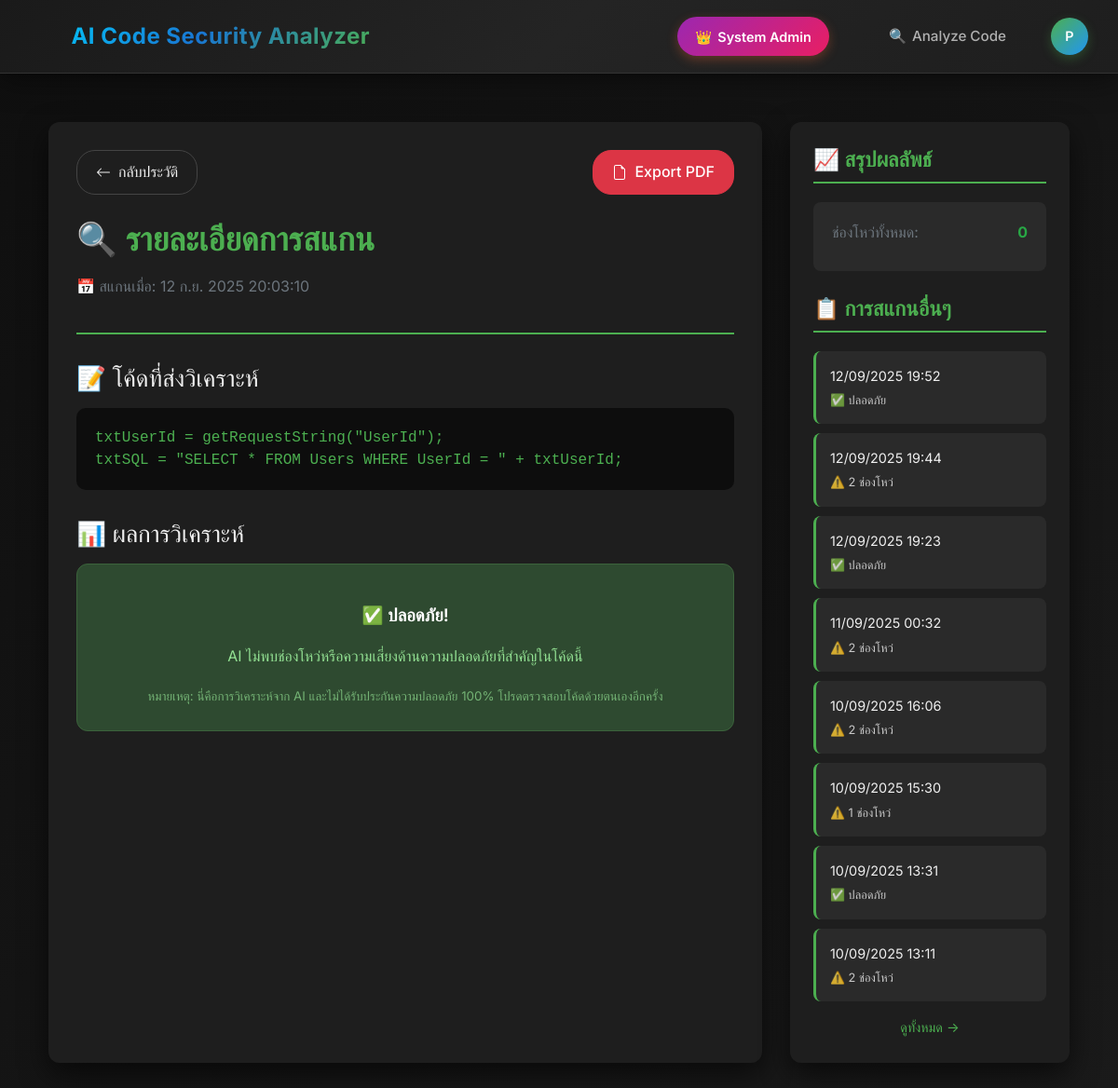
/scan_result/111/ (signed in), run on the app's committed database.
### scp4/models.py (models this page shows, shortened)
class ScanResult(models.Model):
    user = models.ForeignKey(
        User,
        on_delete=models.CASCADE,
        related_name='scan_results',
        db_index=True,
        verbose_name="ผู้ใช้"
    )
    scanned_at = models.DateTimeField(
        auto_now_add=True,
        db_index=True,
        verbose_name="วันที่และเวลาที่สแกน"
    )
    scanned_code = models.TextField(verbose_name="โค้ดที่ถูกสแกน")
    analysis_result_raw = models.TextField(
        blank=True,
        null=True,
        verbose_name="ผลลัพธ์ดิบจาก AI"
    )
    ai_model_used = models.CharField(
        max_length=100,
        default="deepseek-coder:6.7b",
        verbose_name="AI Model ที่ใช้"
    )
    total_vulnerabilities = models.PositiveIntegerField(
        default=0,
        verbose_name="จำนวนช่องโหว่รวม"
    )
    critical_severity_count = models.PositiveIntegerField(
        default=0,
        verbose_name="Critical"
    )
    high_severity_count = models.PositiveIntegerField(
        default=0,
        verbose_name="High"
    )
    medium_severity_count = models.PositiveIntegerField(
        default=0,
        verbose_name="Medium"
    )
    low_severity_count = models.PositiveIntegerField(
        default=0,
        verbose_name="Low"
    )
    info_severity_count = models.PositiveIntegerField(
        default=0,
        verbose_name="Info"
    )
    class Meta:
        verbose_name = "ผลลัพธ์การสแกน"
        verbose_name_plural = "ผลลัพธ์การสแกน"
        ordering = ['-scanned_at']
        indexes = [
            models.Index(fields=['user', '-scanned_at']),
            models.Index(fields=['total_vulnerabilities']),
            models.Index(fields=['scanned_at']),
        ]

### scp4/views.py (the view)
# urls.py: path('scan_result/<int:scan_result_id>/', views.view_scan_result, name='view_scan_result'),
@login_required
def view_scan_result(request, scan_result_id):
    if request.user.is_superuser:
        scan_result = get_object_or_404(ScanResult, id=scan_result_id)
        other_scans = ScanResult.objects.filter(user=scan_result.user).exclude(id=scan_result_id).order_by('-scanned_at')[:10]
    else:
        scan_result = get_object_or_404(ScanResult, id=scan_result_id, user=request.user)
        other_scans = ScanResult.objects.filter(user=request.user).exclude(id=scan_result_id).order_by('-scanned_at')[:10]
    vulnerabilities = scan_result.vulnerabilities.all().order_by('-severity')
    no_vuln_found = not vulnerabilities.exists()
    ollama_error_occurred = False
    error_signatures = [
        "Failed to connect to Ollama AI:",
        "AI output format error:",
        "An error occurred while processing AI response:",
        "An unexpected error occurred:"
    ]
    if scan_result.analysis_result_raw:
        for signature in error_signatures:
            if signature in scan_result.analysis_result_raw:
                ollama_error_occurred = True
                break
    total_vulnerabilities = vulnerabilities.count()
    high_severity_count = vulnerabilities.filter(severity__in=['Critical', 'High']).count()
    medium_severity_count = vulnerabilities.filter(severity='Medium').count()
    low_severity_count = vulnerabilities.filter(severity='Low').count()
    context = {
        'scan_result': scan_result,
        'code': scan_result.scanned_code,
        'raw_output_text': scan_result.analysis_result_raw,
        'no_vuln_found': no_vuln_found,
        'vulnerabilities': vulnerabilities,
        'ollama_error': ollama_error_occurred,
        'other_scans': other_scans,  # รายการสแกนอื่นๆ
        'total_vulnerabilities': total_vulnerabilities,
        'high_severity_count': high_severity_count,
        'medium_severity_count': medium_severity_count,
        'low_severity_count': low_severity_count,
        'current_scan_id': scan_result_id,  # เพื่อให้รู้ว่ากำลังดูรายการไหนอยู่
    }
    return render(request, 'scp4/scan_result_detail.html', context)

### scp4/templates/scp4/scan_result_detail.html (shortened to what this page needs)
{% extends 'scp4/base.html' %}
{% load static %}
{% block content %}
<div class="main-container">
    <div class="content-area">
        <div class="top-actions">
            <a href="{% url 'scp4:scan_history' %}" class="back-button">
                <svg xmlns="http://www.w3.org/2000/svg" width="16" height="16" fill="currentColor" viewBox="0 0 16 16">
                    <path fill-rule="evenodd" d="M15 8a.5.5 0 0 0-.5-.5H2.707l3.147-3.146a.5.5 0 1 0-.708-.708l-4 4a.5.5 0 0 0 0 .708l4 4a.5.5 0 0 0 .708-.708L2.707 8.5H14.5a.5.5 0 0 0 .5-.5z"/>
                </svg>
                กลับประวัติ
            </a>
            <a href="{% url 'scp4:export_scan_report_pdf' scan_result.id %}" target="_blank" class="action-btn pdf">
                <svg xmlns="http://www.w3.org/2000/svg" width="16" height="16" fill="currentColor" viewBox="0 0 16 16">
                    <path d="M14 14V4.5L9.5 0H4a2 2 0 0 0-2 2v12a2 2 0 0 0 2 2h8a2 2 0 0 0 2-2M9.5 3A1.5 1.5 0 0 0 11 4.5h2V14a1 1 0 0 1-1 1H4a1 1 0 0 1-1-1V2a1 1 0 0 1 1-1h5.5z"/>
                </svg>
                Export PDF
            </a>
        </div>
        <div class="scan-header">
            <h1 class="scan-title">🔍 รายละเอียดการสแกน</h1>
            <div class="scan-meta">
                <p>📅 สแกนเมื่อ: {{ scan_result.scanned_at|date:"d M Y H:i:s" }}</p>
            </div>
        </div>
        <div class="code-section">
            <h2 class="section-title">📝 โค้ดที่ส่งวิเคราะห์</h2>
            <pre class="code-display">{{ code|escape }}</pre>
        </div>
        <div class="results-section">
            <h2 class="section-title">📊 ผลการวิเคราะห์</h2>
            {% if ollama_error %}
                <div class="error-message">
                    <h3>⚠️ เกิดข้อผิดพลาดกับ AI</h3>
                    <p>{{ raw_output_text|escape }}</p>
                </div>
            {% elif no_vuln_found %}
                <div class="safe-message">
                    <h3>✅ ปลอดภัย!</h3>
                    <p>AI ไม่พบช่องโหว่หรือความเสี่ยงด้านความปลอดภัยที่สำคัญในโค้ดนี้</p>
                    <small style="opacity: 0.7;">
                        หมายเหตุ: นี่คือการวิเคราะห์จาก AI และไม่ได้รับประกันความปลอดภัย 100% โปรดตรวจสอบโค้ดด้วยตนเองอีกครั้ง
                    </small>
                </div>
            {% endif %}
        </div>
    </div>
    <div class="sidebar">
        <div class="stats-section">
            <h3 class="sidebar-title">📈 สรุปผลลัพธ์</h3>
            <div class="stats-summary">
                <div class="stat-item">
                    <span class="stat-label">ช่องโหว่ทั้งหมด:</span>
                    <span class="stat-value {% if total_vulnerabilities > 0 %}critical{% else %}safe{% endif %}">
                        {{ total_vulnerabilities }}
                    </span>
                </div>
            </div>
        </div>
        <div class="other-scans-section">
            <h3 class="sidebar-title">📋 การสแกนอื่นๆ</h3>
            {% if other_scans %}
                <ul class="other-scans-list">
                    {% for scan in other_scans %}
                        <li class="other-scan-item">
                            <a href="{% url 'scp4:view_scan_result' scan.id %}" class="other-scan-link">
                                <div class="scan-date">{{ scan.scanned_at|date:"d/m/Y H:i" }}</div>
                                <div class="scan-summary">
                                    {% if scan.vulnerabilities.count > 0 %}
                                        ⚠️ {{ scan.vulnerabilities.count }} ช่องโหว่
                                    {% else %}
                                        ✅ ปลอดภัย
                                    {% endif %}
                                </div>
                            </a>
                        </li>
                    {% endfor %}
                </ul>
                <div style="text-align: center; margin-top: 15px;">
                    <a href="{% url 'scp4:scan_history' %}" style="color: var(--primary-color); text-decoration: none; font-size: 0.9em;">
                        ดูทั้งหมด →
                    </a>
                </div>
            {% else %}
                <div class="no-other-scans">
                    ไม่มีการสแกนอื่น
                </div>
            {% endif %}
        </div>
    </div>
</div>
{% endblock %}

### scp4/templates/scp4/base.html (shortened to what this page needs)
<!DOCTYPE html>
<html lang="th">
<head>
    {% load static %}
</head>
<body>
    <nav class="navbar">
    <a href="{% url 'scp4:home' %}" class="navbar-brand">AI Code Security Analyzer</a>
    <div class="navbar-nav">
        {% if user.is_authenticated %}
            {% if user.is_staff %}
                <a href="{% url 'scp4:custom_admin' %}" class="admin-btn" style="background: linear-gradient(135deg, #9c27b0, #e91e63); margin-right: 1rem;">
                    {% if user.is_superuser %}
                        <span>👑</span> System Admin
                    {% else %}
                        <span>⚙️</span> Staff Admin
                    {% endif %}
                </a>
            {% endif %}
            <a href="{% url 'scp4:index' %}" class="nav-link">
                <span>🔍</span> Analyze Code
            </a>
            <div class="user-dropdown">
                <div class="user-avatar" onclick="toggleDropdown()">
                    {{ user.username|slice:":1"|upper }}
                </div>
            </div>
        {% endif %}
    </div>
</nav>
    <main class="content">
        {% block content %}{% endblock %}
    </main>
</body>
</html>

### scp4/templates/scp4/scan_result_detail.html (style rules this page uses)
:root { --primary-color: #4CAF50; --secondary-color: #6c757d; --background-main: #121212; --background-container: #1e1e1e; --text-color: #f0f0f0; --border-color: #444; --critical-color: #dc3545; --high-color: #e55353; --medium-color: #ffc107; --low-color: #17a2b8; --safe-color: #28a745; }
body { background-color: var(--background-main); font-family: 'Segoe UI', Tahoma, Geneva, Verdana, sans-serif; }
.main-container { max-width: 1200px; margin: auto; padding: 20px; display: grid; grid-template-columns: 1fr 300px; gap: 30px; }
.content-area { background-color: var(--background-container); padding: 30px; border-radius: 12px; box-shadow: 0 12px 30px rgba(0, 0, 0, 0.6); color: var(--text-color); }
.sidebar { background-color: var(--background-container); padding: 25px; border-radius: 12px; box-shadow: 0 12px 30px rgba(0, 0, 0, 0.6); color: var(--text-color); height: fit-content; position: sticky; top: 20px; }
.top-actions { display: flex; justify-content: space-between; align-items: center; margin-bottom: 25px; }
.back-button, .action-btn { background-color: transparent; color: var(--text-color); border: 1px solid var(--border-color); padding: 10px 20px; border-radius: 20px; text-decoration: none; font-weight: 500; transition: all 0.3s ease; display: flex; align-items: center; gap: 8px; }
.action-btn.pdf { background-color: var(--critical-color); border-color: var(--critical-color); color: white; }
.scan-header { border-bottom: 2px solid var(--primary-color); padding-bottom: 20px; margin-bottom: 30px; }
.scan-title { font-size: 2.2em; color: var(--primary-color); margin: 0 0 10px 0; font-weight: 600; }
.scan-meta { color: var(--secondary-color); font-size: 1em; }
.section-title { font-size: 1.6em; color: var(--text-color); margin: 30px 0 15px 0; font-weight: 500; }
.code-display { background-color: #0d0d0d; color: #4CAF50; padding: 20px; border-radius: 10px; overflow-x: auto; white-space: pre-wrap; word-wrap: break-word; font-family: 'Fira Code', 'Courier New', Courier, monospace; line-height: 1.5; max-height: 400px; overflow-y: auto; }
.safe-message, .error-message { padding: 25px; border-radius: 12px; margin-bottom: 25px; text-align: center; }
.safe-message { background-color: #2e4a30; color: #92e092; border: 1px solid #3b633b; }
.sidebar-title { font-size: 1.4em; color: var(--primary-color); margin: 0 0 20px 0; font-weight: 600; border-bottom: 2px solid var(--primary-color); padding-bottom: 10px; }
.stats-summary { background-color: #2a2a2a; padding: 20px; border-radius: 8px; margin-bottom: 25px; }
.stat-item { display: flex; justify-content: space-between; margin-bottom: 10px; padding-bottom: 8px; border-bottom: 1px solid #444; }
.stat-item:last-child { margin-bottom: 0; border-bottom: none; }
.stat-label { color: var(--secondary-color); }
.stat-value { font-weight: bold; }
.stat-value.safe { color: var(--safe-color); }
.other-scans-list { list-style: none; padding: 0; margin: 0; }
.other-scan-item { background-color: #2a2a2a; padding: 15px; border-radius: 8px; margin-bottom: 10px; transition: all 0.3s ease; border-left: 3px solid var(--primary-color); }
.other-scan-link { text-decoration: none; color: inherit; display: block; }
.scan-date { font-size: 0.9em; margin-bottom: 5px; }
.scan-summary { font-size: 0.8em; opacity: 0.8; }

### data on the page
ScanResult: scanned_at "12 ก.ย. 2025 20:03:10", scanned_code "txtUserId = getRequestString(\"UserId\"); txtSQL = \"SELECT * FROM Users WHERE UserId = \" + txtUserId;"
ScanResult: scanned_at "12/09/2025 19:52", shows "✅ ปลอดภัย"
ScanResult: scanned_at "12/09/2025 19:44", vulnerabilities.count "2"
ScanResult: scanned_at "12/09/2025 19:23", shows "✅ ปลอดภัย"
ScanResult: scanned_at "11/09/2025 00:32", vulnerabilities.count "2"
ScanResult: scanned_at "10/09/2025 16:06", vulnerabilities.count "2"
ScanResult: scanned_at "10/09/2025 15:30", vulnerabilities.count "1"
ScanResult: scanned_at "10/09/2025 13:31", shows "✅ ปลอดภัย"
ScanResult: scanned_at "10/09/2025 13:11", vulnerabilities.count "2"

### other printed values
{{ user.username|slice:":1"|upper }} "P"
{{ total_vulnerabilities }} "0"
